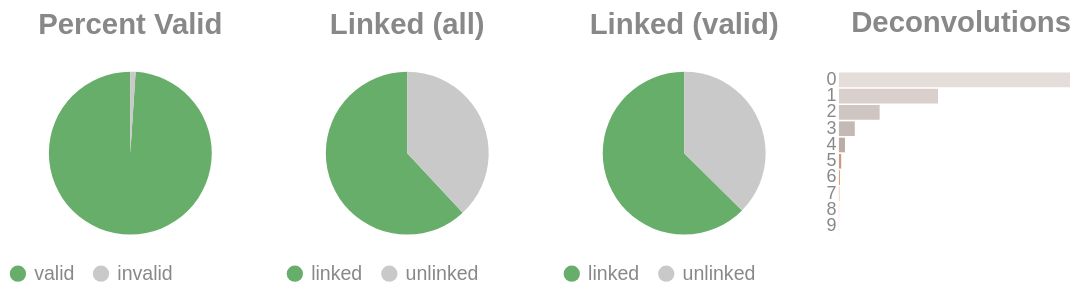

Write notebook code for a chart like this one.
### Code cell
if SKIPLR:
    pass
else:
    clash = Counter()
    for i in valids['molecule'].to_list():
        _mol = i.split("-")
        if len(_mol) == 1:
            clash.update('0')
        else:
            clash.update(_mol[-1])

    _d = {"deconvolutions": [], 'count': []}
    for k,v in clash.items():
        _d['deconvolutions'].append(k)
        _d['count'].append(v)

    tot_valid = valids['reads'].sum()
    mask = valids['reads'] >= 2
    n_linked_reads = valids.filter(mask)['reads'].sum()
    if n_linked_reads == 0:
        print_html("No linked molecules (>=2 reads) were detected; skipping linked-only distributions.")
        SKIPLR = True
    else:
        perc_valid = round(tot_valid / n_reads, 4)
        linked_perc_abs = round(n_linked_reads / n_reads, 4)
        linked_perc = round(n_linked_reads / tot_valid, 4)

    _valid = pl.DataFrame({"valids": ['valid', 'invalid'], "count": [tot_valid, n_reads - tot_valid]})
    _linked_abs = pl.DataFrame({"linked (absolute)": ['linked', 'unlinked'], "count": [n_linked_reads, n_reads - n_linked_reads]})
    _linked_rel = pl.DataFrame({"linked (valids)": ['linked', 'unlinked'], "count": [n_linked_reads, tot_valid - n_linked_reads]})

    (
        alt.hconcat(
            piechart(_valid, goodval = 'valid', title = "Percent Valid"),
            piechart(_linked_abs, goodval = "linked", title =  "Linked (all)"),
            piechart(_linked_rel, goodval = "linked", title =  "Linked (valid)"),
            convolutionbar(pl.DataFrame(_d), title = "Deconvolutions"),
            center = True,
            bounds = 'flush'
        )
        .resolve_scale(color='independent')
        .resolve_legend('independent')
        .properties(usermeta={'embedOptions': {"actions": False}})
    ).display()

### Figure 1 — Vega-Lite specification as saved in the notebook (floating-point values rounded to 4 significant figures)
{"width": "container", "height": 400, "config": {"title": {"anchor": "start", "dy": -15, "fontSize": 18, "color": "#888888", "subtitleColor": "#888888", "subtitleFontSize": 14}, "arc": {"fill": "#0072B2"}, "axis": {"domainColor": "#888888", "domainWidth": 0.5, "gridWidth": 0.2, "grid": false, "titleFontWeight": 400, "titleFontSize": 15, "labelFontSize": 11, "labelColor": "#888888", "tickColor": "#888888", "tickWidth": 0.2, "titleColor": "#888888"}, "axisBand": {"grid": false}, "axisX": {"grid": true, "tickSize": 10, "domainCap": "round"}, "axisY": {"domain": false, "grid": true, "tickSize": 0, "domainCap": "round"}, "background": "transparent", "header": {"labelFontSize": 15, "labelColor": "#888888", "titleFontSize": 15, "titleFontWeight": 600, "titleColor": "#888888"}, "legend": {"labelFont": "sans-serif", "labelFontSize": 12, "labelColor": "#888888", "symbolSize": 100, "symbolType": "circle", "titleFontSize": 12, "titlePadding": 10, "titleColor": "#888888", "title": null}, "range": {"category": ["#E69F00", "#56B4E9", "#009E73", "#F0E442", "#0072B2", "#D55E00", "#CC79A7", "#000000"], "diverging": ["#cfe8f3", "#a2d4ec", "#73bfe2", "#46abdb", "#1696d2", "#12719e"]}, "area": {"fill": "#0072B2", "fillOpacity": 0.7, "line": true, "strokeOpacity": 0.7}, "line": {"color": "#0072B2", "stroke": "#0072B2", "strokeWidth": 2}, "trail": {"color": "#0072B2", "stroke": "#0072B2", "strokeWidth": 0, "size": 1}, "point": {"filled": true, "fillOpacity": 1.0, "size": 95}, "text": {"color": "#888888", "fontSize": 11, "align": "right", "fontWeight": 400, "size": 11}, "bar": {"fill": "#0072B2", "stroke": null}, "view": {"stroke": null, "continuousWidth": 660, "continuousHeight": 400}}, "hconcat": [{"data": {"name": "data-b293b7d092a57b9eb000b61416d81faf"}, "mark": {"type": "arc"}, "encoding": {"color": {"field": "valids", "legend": {"orient": "bottom", "title": null}, "scale": {"domain": ["valid", "invalid"], "range": ["#68ae6b", "#C9C9C9"]}, "title": "Valids", "type": "nominal"}, "theta": {"field": "count", "type": "quantitative"}, "tooltip": [{"field": "valids", "title": "Valids", "type": "ordinal"}, {"field": "percent", "format": ".2%", "title": "Percent", "type": "quantitative"}, {"field": "count", "title": "Count", "type": "quantitative"}]}, "height": 100, "title": {"text": "Percent Valid", "align": "center", "anchor": "middle"}, "transform": [{"calculate": "datum.count / 4001328", "as": "percent"}], "width": 150}, {"data": {"name": "data-032ba178b26fccbeb7a4cfbf84f6c7c3"}, "mark": {"type": "arc"}, "encoding": {"color": {"field": "linked (absolute)", "legend": {"orient": "bottom", "title": null}, "scale": {"domain": ["linked", "unlinked"], "range": ["#68ae6b", "#C9C9C9"]}, "title": "Linked (Absolute)", "type": "nominal"}, "theta": {"field": "count", "type": "quantitative"}, "tooltip": [{"field": "linked (absolute)", "title": "Linked (Absolute)", "type": "ordinal"}, {"field": "percent", "format": ".2%", "title": "Percent", "type": "quantitative"}, {"field": "count", "title": "Count", "type": "quantitative"}]}, "height": 100, "title": {"text": "Linked (all)", "align": "center", "anchor": "middle"}, "transform": [{"calculate": "datum.count / 4001328", "as": "percent"}], "width": 150}, {"data": {"name": "data-b0acee037a07317edac2fef5c0886ff8"}, "mark": {"type": "arc"}, "encoding": {"color": {"field": "linked (valids)", "legend": {"orient": "bottom", "title": null}, "scale": {"domain": ["linked", "unlinked"], "range": ["#68ae6b", "#C9C9C9"]}, "title": "Linked (Valids)", "type": "nominal"}, "theta": {"field": "count", "type": "quantitative"}, "tooltip": [{"field": "linked (valids)", "title": "Linked (Valids)", "type": "ordinal"}, {"field": "percent", "format": ".2%", "title": "Percent", "type": "quantitative"}, {"field": "count", "title": "Count", "type": "quantitative"}]}, "height": 100, "title": {"text": "Linked (valid)", "align": "center", "anchor": "middle"}, "transform": [{"calculate": "datum.count / 3959815", "as": "percent"}], "width": 150}, {"data": {"name": "data-87eac9e923c74b43f0eeb06ab26e227f"}, "mark": {"type": "bar"}, "encoding": {"color": {"field": "deconvolutions", "legend": null, "scale": {"scheme": "lightgreyred"}, "type": "nominal"}, "tooltip": [{"field": "deconvolutions", "title": "Deconvolutions", "type": "ordinal"}, {"field": "percent", "format": ".2%", "title": "Percent", "type": "quantitative"}, {"field": "count", "title": "Count", "type": "quantitative"}], "x": {"axis": null, "field": "count", "type": "quantitative"}, "y": {"field": "deconvolutions", "sort": "ascending", "title": null, "type": "nominal"}}, "height": 100, "title": {"text": "Deconvolutions", "align": "center", "anchor": "middle"}, "transform": [{"calculate": "datum.count / 2270700", "as": "percent"}], "width": 150}], "bounds": "flush", "center": true, "resolve": {"legend": {"angle": "independent"}, "scale": {"color": "independent"}}, "usermeta": {"embedOptions": {"actions": false}}, "$schema": "https://vega.github.io/schema/vega-lite/v6.4.1.json", "datasets": {"data-b293b7d092a57b9eb000b61416d81faf": [{"valids": "valid", "count": 3959815}, {"valids": "invalid", "count": 41513}], "data-032ba178b26fccbeb7a4cfbf84f6c7c3": [{"linked (absolute)": "linked", "count": 2477641}, {"linked (absolute)": "unlinked", "count": 1523687}], "data-b0acee037a07317edac2fef5c0886ff8": [{"linked (valids)": "linked", "count": 2477641}, {"linked (valids)": "unlinked", "count": 1482174}], "data-87eac9e923c74b43f0eeb06ab26e227f": [{"deconvolutions": "0", "count": 1323990}, {"deconvolutions": "1", "count": 567564}, {"deconvolutions": "2", "count": 233138}, {"deconvolutions": "3", "count": 90853}, {"deconvolutions": "4", "count": 34570}, {"deconvolutions": "5", "count": 12996}, {"deconvolutions": "6", "count": 4802}, {"deconvolutions": "7", "count": 1821}, {"deconvolutions": "8", "count": 692}, {"deconvolutions": "9", "count": 274}]}}
